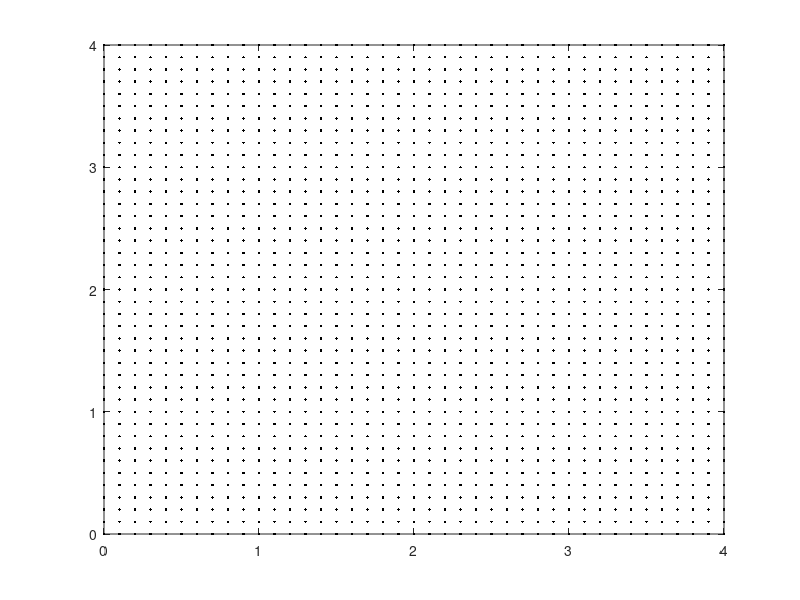

This figure's MATLAB source: (Note: this script raises an error after producing the figure.)
clc
close all
clear all


x = 0:.1:4;
y = 0:.1:4;

x_agent = [2];
y_agent = [.2];

Act = zeros(length(x),length(y));
V = zeros(length(x),length(y));

[xx,yy] = meshgrid(x,y);

figure;
plot(xx,yy,'k.')
hold on;
x_goal = 2;
y_goal = 2;


x_start = 0;
y_start = 0;

[i_x,i_y]= xy_to_indices(x_goal,y_goal);
ix_goal = i_x;
iy_goal = i_y;

i_do_nth = [i_x,i_y];

Act(i_x,i_y) = 0;
plot(x_goal,y_goal,'ro')

obs_locs = [1 2  1.5 2.5;
    .5 3  2.5 3.5;
    .5 .5  2.5 1;
    2.25 1  2.5 2.5;
    ];


for i = 1:size(obs_locs,1)
    patch( [obs_locs(i,1) obs_locs(i,1)  obs_locs(i,3) obs_locs(i,3)  ], ...
        [obs_locs(i,2) obs_locs(i,4)  obs_locs(i,4) obs_locs(i,2)  ],'g' );
    
    [ix_obs_st,iy_obs_st]= xy_to_indices( obs_locs(i,1), obs_locs(i,2));
    [ix_obs_en,iy_obs_en]= xy_to_indices( obs_locs(i,3), obs_locs(i,4));
    
    Act(ix_obs_st:ix_obs_en,iy_obs_st:iy_obs_en) =  200;
end


close all
figure;
V = 1000*ones(size(Act));
gam = .9;
filename = ['Value_growth' num2str(i) '.gif'];

changed = 1;
i_V = 1;
while changed == 1
    changed = 0;
    V_old = V;
    for i_x = 1:length(x)
        for i_y = 1:length(y)
            
            if (i_x == ix_goal) &(i_y == iy_goal)
                if V(i_x,i_y) > 0
                    changed = 1;
                    V(i_x,i_y) = 0;
                end
            end
            
            if Act(i_x,i_y) ~= 200;
                iv_x = [1 -1 0 0 1 -1 1  -1];
                iv_y = [0 0 -1 1  1 -1 -1 1];
                V_new = [];
                for i_v = 1:8,
                    val = check_ind(i_x+iv_x(i_v),i_y+iv_y(i_v));
                    if val == 1
                        V_new  = V(i_x+iv_x(i_v),i_y+iv_y(i_v)) + 10*sqrt(iv_x(i_v)^2+iv_y(i_v)^2);
                        
                        if V_new< V(i_x,i_y)
                            V(i_x,i_y) = V_new;
                            changed = 1;
                            
                        end
                    end
                end
                
                
            else
                V(i_x,i_y) = 1000;
            end
            
            
            
            
            
        end
    end
    
    
    surf(yy,xx,V_old);xlabel('X');ylabel('Y');zlabel('Value')
    title(['Value after ' num2str(i_V) ' iterations.'])
    axis([0 4 0 4 -200 2100])
    view(i_V*3,30);
    frame = getframe(1);
    im = frame2im(frame);
    [imind,cm] = rgb2ind(im,256);
    if i_V == 1;
        imwrite(imind,cm,filename,'gif', 'Loopcount',inf,'DelayTime',.1);
    else
        imwrite(imind,cm,filename,'gif','WriteMode','append','DelayTime',.1);
    end
    i_V = i_V+1;
end


for i = i_V:i_V+60
    surf(yy,xx,V);xlabel('X');ylabel('Y');zlabel('Value')
    title(['Value after ' num2str(i) ' iterations (Converged).'])
    axis([0 4 0 4 -200 2100])
    view(i*3,30);
    frame = getframe(1);
    im = frame2im(frame);
    [imind,cm] = rgb2ind(im,256);
    imwrite(imind,cm,filename,'gif','WriteMode','append','DelayTime',.1);
    
end



filename = ['Obs_Avoidance' num2str(i) '.gif'];
close all

figure;
plot(xx,yy,'k.')
hold on;
for i = 1:size(obs_locs,1)
    patch( [obs_locs(i,1) obs_locs(i,1)  obs_locs(i,3) obs_locs(i,3)  ], ...
        [obs_locs(i,2) obs_locs(i,4)  obs_locs(i,4) obs_locs(i,2)  ],'g' );
    
end

Va = [];
hold on;
i_move = 1;
for i = 1:length(x_agent)
    [i_x,i_y]= xy_to_indices(x_agent(i),y_agent(i));
    stop_mov = 0;
    while stop_mov == 0
        iv_x = [1 -1 0 0 1 -1 1  -1];
                iv_y = [0 0 -1 1  1 -1 -1 1];
        for i_v = 1:8,
            Va(i_v) = V(i_x+iv_x(i_v),i_y+iv_y(i_v)) + 10*sqrt(iv_x(i_v)^2+iv_y(i_v)^2);
        end
        
        [V_min , i_vmin]= min(Va);
        x_agent(i) = x( i_x+iv_x(i_vmin));
        y_agent(i) = y( i_y+iv_y(i_vmin));
        plot(x_agent(i),y_agent(i),'bx')
        plot(x_agent(i),y_agent(i),'b*')
        
        if (i_x==ix_goal)&(i_y==iy_goal)
            stop_mov = 1;
        end
        
        frame = getframe(1);
        im = frame2im(frame);
        [imind,cm] = rgb2ind(im,256);
        if i_move == 1;
            imwrite(imind,cm,filename,'gif', 'Loopcount',inf,'DelayTime',.1);
        else
            imwrite(imind,cm,filename,'gif','WriteMode','append','DelayTime',.1);
        end
        i_move = i_move+1;
        
        
        [i_x,i_y]= xy_to_indices(x_agent(i),y_agent(i));
        
        
        pause(0.01);
    end
end

